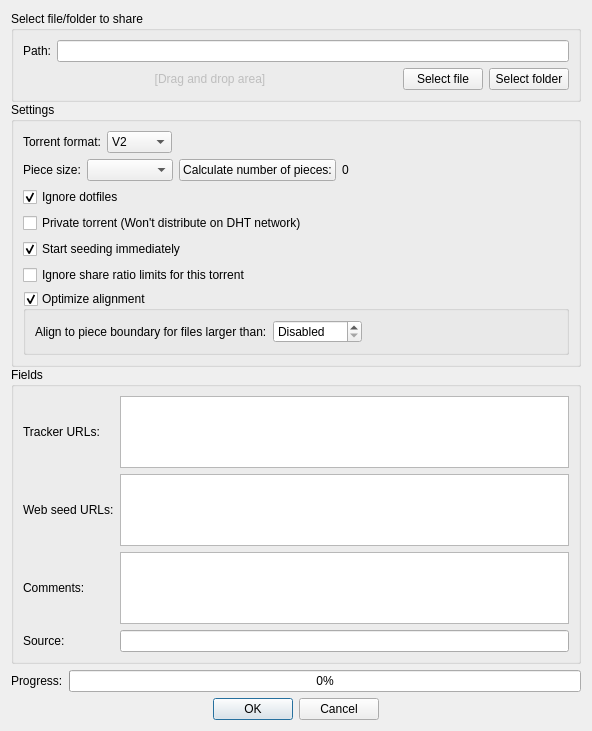
<?xml version="1.0" encoding="UTF-8"?>
<ui version="4.0">
 <class>RemoteTorrentCreatorDialog</class>
 <widget class="QDialog" name="RemoteTorrentCreatorDialog">
  <property name="geometry">
   <rect>
    <x>0</x>
    <y>0</y>
    <width>592</width>
    <height>731</height>
   </rect>
  </property>
  <property name="acceptDrops">
   <bool>true</bool>
  </property>
  <property name="windowTitle">
   <string>Torrent Creator</string>
  </property>
  <layout class="QVBoxLayout" name="verticalLayout">
   <item>
    <widget class="QScrollArea" name="scrollArea">
     <property name="frameShape">
      <enum>QFrame::Shape::NoFrame</enum>
     </property>
     <property name="widgetResizable">
      <bool>true</bool>
     </property>
     <widget class="QWidget" name="scrollAreaWidgetContents">
      <property name="geometry">
       <rect>
        <x>0</x>
        <y>0</y>
        <width>560</width>
        <height>668</height>
       </rect>
      </property>
      <layout class="QVBoxLayout" name="verticalLayout_5">
       <property name="spacing">
        <number>0</number>
       </property>
       <property name="leftMargin">
        <number>0</number>
       </property>
       <property name="topMargin">
        <number>0</number>
       </property>
       <property name="rightMargin">
        <number>0</number>
       </property>
       <property name="bottomMargin">
        <number>0</number>
       </property>
       <item>
        <widget class="QGroupBox" name="groupBox">
         <property name="title">
          <string>Select file/folder to share</string>
         </property>
         <layout class="QVBoxLayout" name="verticalLayout_3">
          <item>
           <layout class="QHBoxLayout" name="horizontalLayout">
            <item>
             <widget class="QLabel" name="label">
              <property name="text">
               <string>Path:</string>
              </property>
             </widget>
            </item>
            <item>
             <widget class="QLineEdit" name="textInputPath">
              <property name="acceptDrops">
               <bool>false</bool>
              </property>
             </widget>
            </item>
           </layout>
          </item>
          <item>
           <layout class="QHBoxLayout" name="horizontalLayout_3">
            <item>
             <widget class="QLabel" name="label_2">
              <property name="enabled">
               <bool>false</bool>
              </property>
              <property name="sizePolicy">
               <sizepolicy hsizetype="Expanding" vsizetype="Preferred">
                <horstretch>0</horstretch>
                <verstretch>0</verstretch>
               </sizepolicy>
              </property>
              <property name="text">
               <string>[Drag and drop area]</string>
              </property>
              <property name="alignment">
               <set>Qt::AlignmentFlag::AlignCenter</set>
              </property>
             </widget>
            </item>
            <item>
             <widget class="QPushButton" name="addFileButton">
              <property name="text">
               <string>Select file</string>
              </property>
             </widget>
            </item>
            <item>
             <widget class="QPushButton" name="addFolderButton">
              <property name="text">
               <string>Select folder</string>
              </property>
             </widget>
            </item>
           </layout>
          </item>
         </layout>
        </widget>
       </item>
       <item>
        <widget class="QGroupBox" name="groupBox_2">
         <property name="title">
          <string>Settings</string>
         </property>
         <layout class="QVBoxLayout" name="verticalLayout_2">
          <item>
           <widget class="QWidget" name="widgetTorrentFormat" native="true">
            <layout class="QHBoxLayout" name="layoutTorrentFormat">
             <property name="leftMargin">
              <number>0</number>
             </property>
             <property name="topMargin">
              <number>0</number>
             </property>
             <property name="rightMargin">
              <number>0</number>
             </property>
             <property name="bottomMargin">
              <number>0</number>
             </property>
             <item>
              <widget class="QLabel" name="labelTorrentFormat">
               <property name="text">
                <string>Torrent format:</string>
               </property>
              </widget>
             </item>
             <item>
              <widget class="QComboBox" name="comboTorrentFormat">
               <item>
                <property name="text">
                 <string notr="true">V2</string>
                </property>
               </item>
               <item>
                <property name="text">
                 <string>Hybrid</string>
                </property>
               </item>
               <item>
                <property name="text">
                 <string notr="true">V1</string>
                </property>
               </item>
              </widget>
             </item>
             <item>
              <spacer name="horizontalSpacer_2">
               <property name="orientation">
                <enum>Qt::Orientation::Horizontal</enum>
               </property>
               <property name="sizeHint" stdset="0">
                <size>
                 <width>40</width>
                 <height>20</height>
                </size>
               </property>
              </spacer>
             </item>
            </layout>
           </widget>
          </item>
          <item>
           <layout class="QHBoxLayout" name="pieceSizeLayout">
            <item>
             <widget class="QLabel" name="txtPieceSize">
              <property name="text">
               <string>Piece size:</string>
              </property>
             </widget>
            </item>
            <item>
             <widget class="QComboBox" name="comboPieceSize">
              <property name="currentIndex">
               <number>0</number>
              </property>
              <property name="minimumContentsLength">
               <number>7</number>
              </property>
             </widget>
            </item>
            <item>
             <widget class="QPushButton" name="buttonCalcTotalPieces">
              <property name="text">
               <string>Calculate number of pieces:</string>
              </property>
             </widget>
            </item>
            <item>
             <widget class="QLabel" name="labelTotalPieces">
              <property name="text">
               <string notr="true">0</string>
              </property>
             </widget>
            </item>
            <item>
             <spacer name="spacer1">
              <property name="orientation">
               <enum>Qt::Orientation::Horizontal</enum>
              </property>
              <property name="sizeHint" stdset="0">
               <size>
                <width>40</width>
                <height>20</height>
               </size>
              </property>
             </spacer>
            </item>
           </layout>
          </item>
          <item>
           <widget class="QCheckBox" name="checkIgnoreDotfiles">
            <property name="toolTip">
             <string>If checked, filenames starting with a period punctuation mark `.` will not be added to the created torrent.</string>
            </property>
            <property name="text">
             <string>Ignore dotfiles</string>
            </property>
            <property name="checked">
             <bool>true</bool>
            </property>
           </widget>
          </item>
          <item>
           <widget class="QCheckBox" name="checkPrivate">
            <property name="text">
             <string>Private torrent (Won't distribute on DHT network)</string>
            </property>
           </widget>
          </item>
          <item>
           <widget class="QCheckBox" name="checkStartSeeding">
            <property name="text">
             <string>Start seeding immediately</string>
            </property>
            <property name="checked">
             <bool>true</bool>
            </property>
           </widget>
          </item>
          <item>
           <widget class="QCheckBox" name="checkIgnoreShareLimits">
            <property name="text">
             <string>Ignore share ratio limits for this torrent</string>
            </property>
           </widget>
          </item>
          <item>
           <widget class="QGroupBox" name="checkOptimizeAlignment">
            <property name="title">
             <string>Optimize alignment</string>
            </property>
            <property name="checkable">
             <bool>true</bool>
            </property>
            <layout class="QVBoxLayout" name="verticalLayout_4">
             <item>
              <layout class="QHBoxLayout" name="horizontalLayout_4">
               <item>
                <widget class="QLabel" name="lblPaddedFileSizeLimit">
                 <property name="text">
                  <string>Align to piece boundary for files larger than:</string>
                 </property>
                </widget>
               </item>
               <item>
                <widget class="QSpinBox" name="spinPaddedFileSizeLimit">
                 <property name="specialValueText">
                  <string>Disabled</string>
                 </property>
                 <property name="suffix">
                  <string> KiB</string>
                 </property>
                 <property name="minimum">
                  <number>-1</number>
                 </property>
                 <property name="maximum">
                  <number>2147483647</number>
                 </property>
                 <property name="value">
                  <number>-1</number>
                 </property>
                </widget>
               </item>
               <item>
                <spacer name="horizontalSpacer">
                 <property name="orientation">
                  <enum>Qt::Orientation::Horizontal</enum>
                 </property>
                 <property name="sizeHint" stdset="0">
                  <size>
                   <width>40</width>
                   <height>20</height>
                  </size>
                 </property>
                </spacer>
               </item>
              </layout>
             </item>
            </layout>
           </widget>
          </item>
         </layout>
        </widget>
       </item>
       <item>
        <widget class="QGroupBox" name="groupBox_3">
         <property name="title">
          <string>Fields</string>
         </property>
         <layout class="QGridLayout" name="gridLayout_2">
          <item row="0" column="0">
           <widget class="QLabel" name="lbl_announce_url">
            <property name="text">
             <string>Tracker URLs:</string>
            </property>
           </widget>
          </item>
          <item row="0" column="1">
           <widget class="QTextEdit" name="trackersList">
            <property name="toolTip">
             <string>You can separate tracker tiers / groups with an empty line.</string>
            </property>
            <property name="tabChangesFocus">
             <bool>true</bool>
            </property>
            <property name="acceptRichText">
             <bool>false</bool>
            </property>
           </widget>
          </item>
          <item row="1" column="0">
           <widget class="QLabel" name="urlSeeds_lbl">
            <property name="text">
             <string>Web seed URLs:</string>
            </property>
           </widget>
          </item>
          <item row="1" column="1">
           <widget class="QTextEdit" name="URLSeedsList">
            <property name="tabChangesFocus">
             <bool>true</bool>
            </property>
            <property name="acceptRichText">
             <bool>false</bool>
            </property>
           </widget>
          </item>
          <item row="2" column="0">
           <widget class="QLabel" name="lbl_comment">
            <property name="text">
             <string>Comments:</string>
            </property>
           </widget>
          </item>
          <item row="2" column="1">
           <widget class="QTextEdit" name="txtComment">
            <property name="tabChangesFocus">
             <bool>true</bool>
            </property>
            <property name="acceptRichText">
             <bool>false</bool>
            </property>
           </widget>
          </item>
          <item row="3" column="0">
           <widget class="QLabel" name="labelSource">
            <property name="text">
             <string>Source:</string>
            </property>
           </widget>
          </item>
          <item row="3" column="1">
           <widget class="QLineEdit" name="lineEditSource"/>
          </item>
         </layout>
        </widget>
       </item>
      </layout>
     </widget>
    </widget>
   </item>
   <item>
    <layout class="QHBoxLayout" name="horizontalLayout_2">
     <item>
      <widget class="QLabel" name="progressLbl">
       <property name="text">
        <string>Progress:</string>
       </property>
      </widget>
     </item>
     <item>
      <widget class="QProgressBar" name="progressBar">
       <property name="value">
        <number>0</number>
       </property>
      </widget>
     </item>
    </layout>
   </item>
   <item>
    <widget class="QDialogButtonBox" name="buttonBox">
     <property name="standardButtons">
      <set>QDialogButtonBox::StandardButton::Cancel|QDialogButtonBox::StandardButton::Ok</set>
     </property>
     <property name="centerButtons">
      <bool>true</bool>
     </property>
    </widget>
   </item>
  </layout>
 </widget>
 <resources/>
 <connections/>
</ui>
